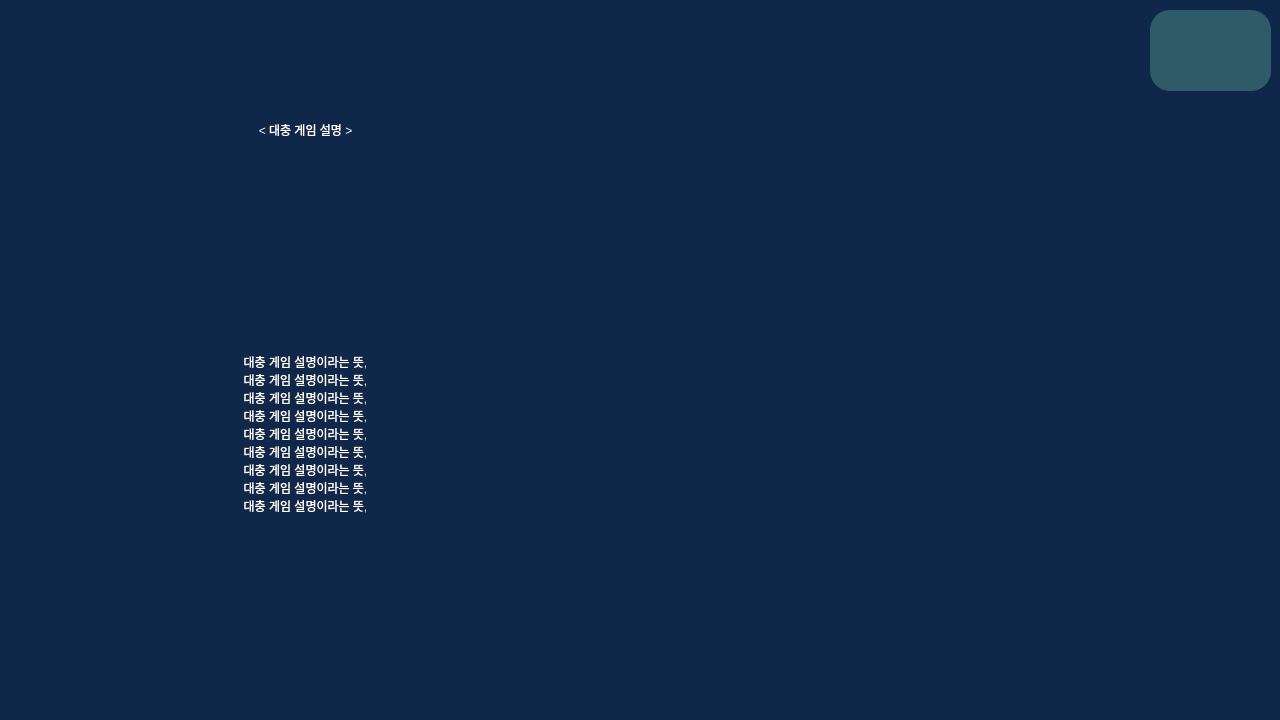
<?xml version="1.0" encoding="UTF-8"?>
<ui version="4.0">
 <class>gameDescriptionWindow</class>
 <widget class="QDialog" name="gameDescriptionWindow">
  <property name="geometry">
   <rect>
    <x>0</x>
    <y>0</y>
    <width>1280</width>
    <height>720</height>
   </rect>
  </property>
  <property name="windowTitle">
   <string>LogiCourt_AI</string>
  </property>
  <property name="styleSheet">
   <string notr="true">QDialog{
	background-color: rgb(15, 39, 72);
}</string>
  </property>
  <widget class="QPushButton" name="backButton">
   <property name="geometry">
    <rect>
     <x>1150</x>
     <y>10</y>
     <width>121</width>
     <height>81</height>
    </rect>
   </property>
   <property name="styleSheet">
    <string notr="true">QPushButton{
	image: url(:/descriptionWindow/assets/back_arrow.png);
	background-color: rgb(47, 90, 104);
	boder-radius: 20px;
	color: rgb(255, 254, 254);
	border-radius: 20px;
	font: 24pt &quot;나눔고딕 ExtraBold&quot;;
}

QPushButton:hover{
	background-color: rgb(67, 129, 148);
	border-radius: 20px;
	font: 28pt &quot;나눔고딕 ExtraBold&quot;;
}
QPushButton:pressed{
	background-color: rgb(0, 123, 255);
	border-radius: 20px;
	font: 28pt &quot;나눔고딕 ExtraBold&quot;;
}</string>
   </property>
   <property name="text">
    <string/>
   </property>
  </widget>
  <widget class="QLabel" name="descriptionImage">
   <property name="geometry">
    <rect>
     <x>610</x>
     <y>100</y>
     <width>661</width>
     <height>611</height>
    </rect>
   </property>
   <property name="autoFillBackground">
    <bool>false</bool>
   </property>
   <property name="styleSheet">
    <string notr="true">QLabel{
	image: url(:/descriptionWindow/assets/stand.png);
}
</string>
   </property>
   <property name="text">
    <string/>
   </property>
   <property name="pixmap">
    <pixmap resource="resource.qrc">:/descriptionWindow/assets/stand.png</pixmap>
   </property>
   <property name="scaledContents">
    <bool>true</bool>
   </property>
   <property name="alignment">
    <set>Qt::AlignCenter</set>
   </property>
  </widget>
  <widget class="QLabel" name="descriptionTitle">
   <property name="geometry">
    <rect>
     <x>10</x>
     <y>100</y>
     <width>591</width>
     <height>61</height>
    </rect>
   </property>
   <property name="styleSheet">
    <string notr="true">QLabel{
	color: rgb(255, 255, 255);
	font: 30pt &quot;나눔고딕 ExtraBold&quot;;
}</string>
   </property>
   <property name="text">
    <string>&lt; 대충 게임 설명 &gt;</string>
   </property>
   <property name="alignment">
    <set>Qt::AlignCenter</set>
   </property>
  </widget>
  <widget class="QLabel" name="descriptionBody">
   <property name="geometry">
    <rect>
     <x>10</x>
     <y>170</y>
     <width>591</width>
     <height>541</height>
    </rect>
   </property>
   <property name="styleSheet">
    <string notr="true">QLabel{
	color: rgb(255, 255, 255);
	font: 24pt &quot;나눔고딕&quot;;
}</string>
   </property>
   <property name="text">
    <string>대충 게임 설명이라는 뜻,
대충 게임 설명이라는 뜻,
대충 게임 설명이라는 뜻,
대충 게임 설명이라는 뜻,
대충 게임 설명이라는 뜻,
대충 게임 설명이라는 뜻,
대충 게임 설명이라는 뜻,
대충 게임 설명이라는 뜻,
대충 게임 설명이라는 뜻,
</string>
   </property>
   <property name="alignment">
    <set>Qt::AlignCenter</set>
   </property>
  </widget>
 </widget>
 <resources>
  <include location="resource.qrc"/>
 </resources>
 <connections/>
</ui>
